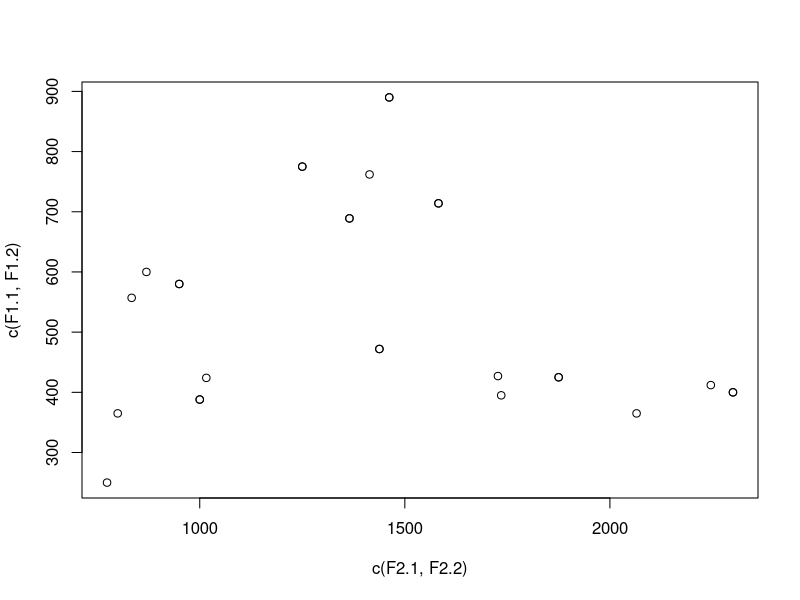
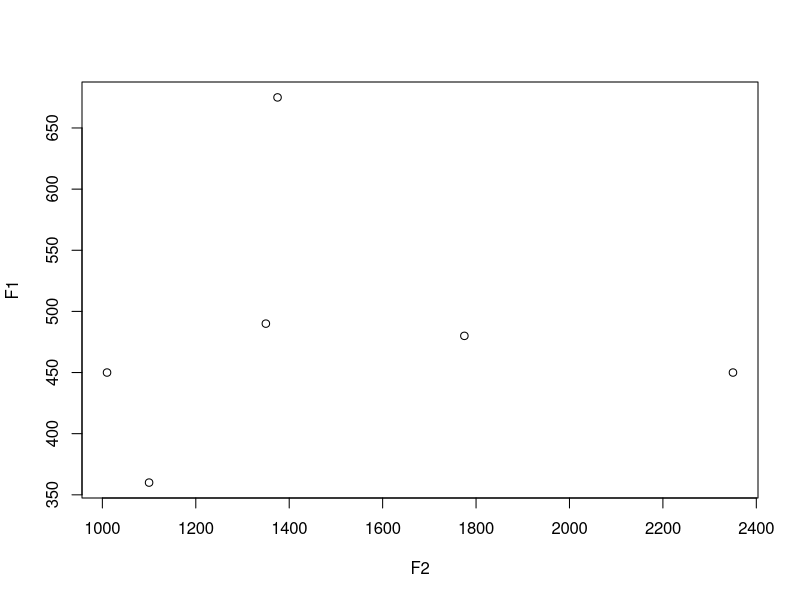
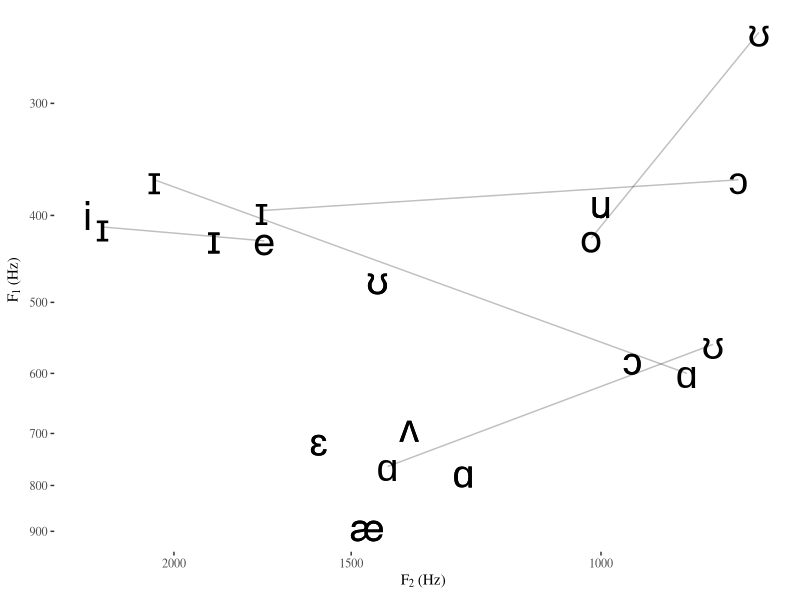
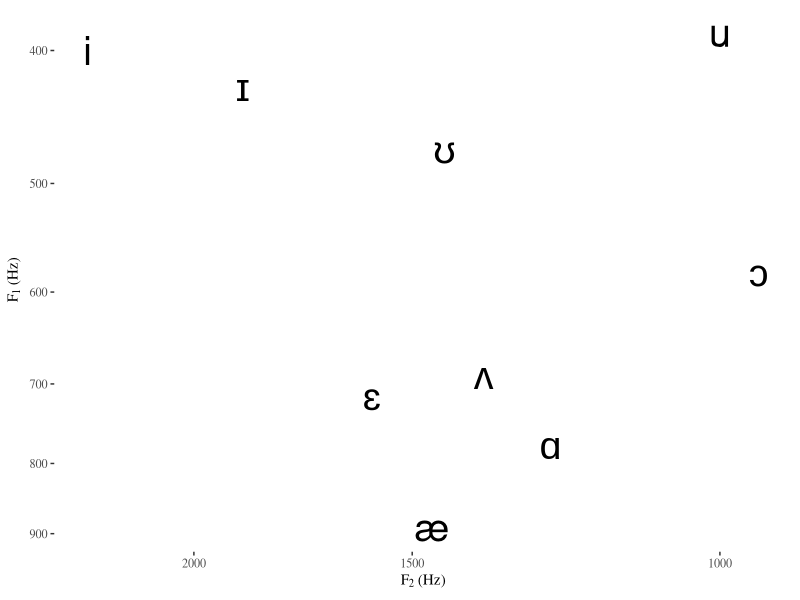
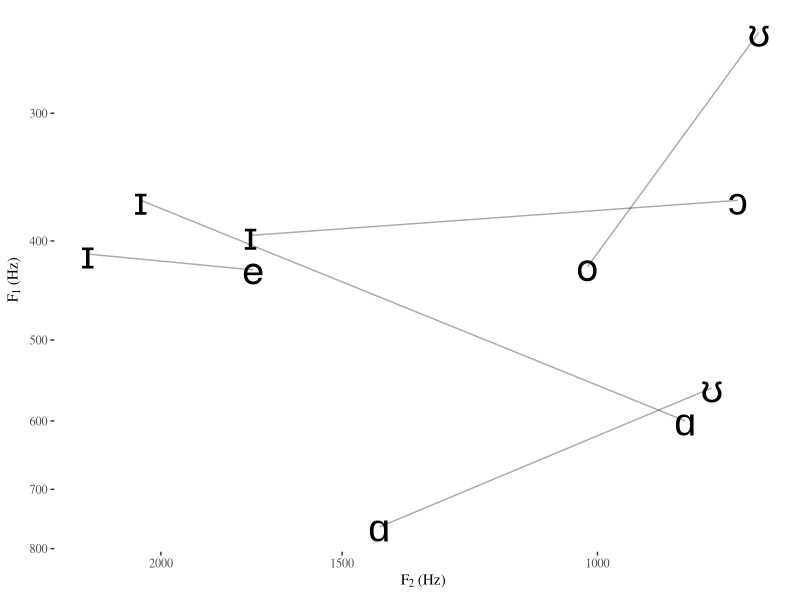
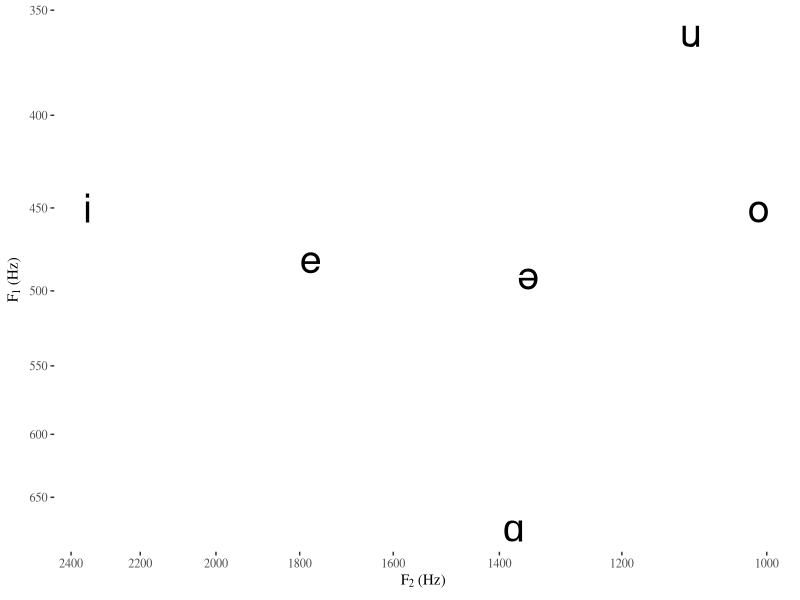

Write R code to recreate these figures, in order.
#!/usr/bin/env Rscript --vanilla

library(ggplot2)
library(ggthemes)
library(magrittr)
library(scales)

reverselog_trans <- function(base = exp(1)) {
  trans <- function(x) -log(x, base)
  inv <- function(x) base^(-x)
  trans_new(paste0("reverselog-", format(base)), trans, inv,
            log_breaks(base = base), 
            domain = c(1e-100, Inf))
}

labs <- labs(x = expression('F'[2]~'(Hz)'),
             y = expression('F'[1]~'(Hz)'))

# my vowels
vowel <- c("i",  "ɪ",  "u",  "ʊ",  "ɛ",  "ʌ",  "ɔ", "æ", "ɑ")
F1    <- c(400,  425,  388,  472,  714,  689,  580, 890,  775)
F2    <- c(2300, 1875, 1000, 1438, 1582, 1365, 950, 1462, 1250)
# dipthongs
v1 <- c(vowel, "e", "o", "ɑ", "ɑ", "ɔ")
v2 <- c(vowel, "ɪ", "ʊ", "ɪ", "ʊ", "ɪ")
F1.1 <- c(F1, 427, 424, 600, 762, 365)
F1.2 <- c(F1, 412, 250, 365, 557, 395)
F2.1 <- c(F2, 1727, 1016, 870, 1414, 800)
F2.2 <- c(F2, 2246, 774, 2065, 834, 1735)

plot(c(F2.1, F2.2), c(F1.1, F1.2))
xBreaks <- axTicks(side = 1)
yBreaks <- axTicks(side = 2)

me <- data.frame(v1, F1.1, F2.1, v2, F1.2, F2.2) %>%
  ggplot() +
  geom_text(size = 10,
             aes(label = v1,
                 x = F2.1, y = F1.1)) +
  geom_text(size = 10,
             aes(label = v2,
                 x = F2.2, y = F1.2)) +
  geom_segment(alpha = 1/4,
               aes(x = F2.1, y = F1.1,
                   xend = F2.2, yend = F1.2)) +
  labs +
  scale_x_continuous(breaks = xBreaks,
                     #limits = c(2500, 500),
                     trans = reverselog_trans(10)) +
  scale_y_continuous(breaks = yBreaks,
                     #limits = c(1000, 250),
                     trans = reverselog_trans(10)) +
  theme_tufte()

suppressMessages(ggsave("4a.png", me))


monopthongs <- data.frame(vowel, F1, F2) %>%
  ggplot() +
  geom_text(size = 10,
            aes(label = vowel,
                x = F2,
                y = F1)) +
  labs +
  scale_x_continuous(breaks = xBreaks,
                     trans = reverselog_trans(10)) +
  scale_y_continuous(breaks = yBreaks,
                     trans = reverselog_trans(10)) +
  theme_tufte()

suppressMessages(ggsave("4b.png", monopthongs))

# dipthongs
v1 <- c("e", "o", "ɑ", "ɑ", "ɔ")
v2 <- c("ɪ", "ʊ", "ɪ", "ʊ", "ɪ")
F1.1 <- c(427, 424, 600, 762, 365)
F1.2 <- c(412, 250, 365, 557, 395)
F2.1 <- c(1727, 1016, 870, 1414, 800)
F2.2 <- c(2246, 774, 2065, 834, 1735)

dipthongs <- data.frame(v1, v2, F1.1, F1.2, F2.1, F2.2) %>%
  ggplot() +
  geom_text(size = 10,
            aes(label = v1,
                x = F2.1, y = F1.1)) +
  geom_text(size = 10,
            aes(label = v2,
                x = F2.2, y = F1.2)) +
  geom_segment(alpha = 1/3,
               aes(x = F2.1, y = F1.1,
                   xend = F2.2, yend = F1.2)) +
  labs +
  scale_x_continuous(breaks = xBreaks,
                     trans = reverselog_trans(10)) +
  scale_y_continuous(breaks = yBreaks,
                     trans = reverselog_trans(10)) +
  theme_tufte()
  
suppressMessages(ggsave("4c.png", dipthongs))

# Dimitrios' vowels
vowel <- c("i", "e", "ɑ", "o", "u", "ə")
F1 <- c(450, 480, 675, 450, 360, 490)
F2 <- c(2350, 1775, 1375, 1010, 1100, 1350)

plot(F2, F1)
xBreaks <- axTicks(side = 1)
yBreaks <- axTicks(side = 2)

dimitrios <- data.frame(vowel, F1, F2) %>%
  ggplot() +
  geom_text(size = 10,
            aes(label = vowel,
                x = F2, y = F1)) +
  labs +
  scale_x_continuous(breaks = xBreaks,
                     trans = reverselog_trans(10)) +
  scale_y_continuous(breaks = yBreaks,
                     trans = reverselog_trans(10)) +
  theme_tufte()

suppressMessages(ggsave("4d.png", dimitrios))
